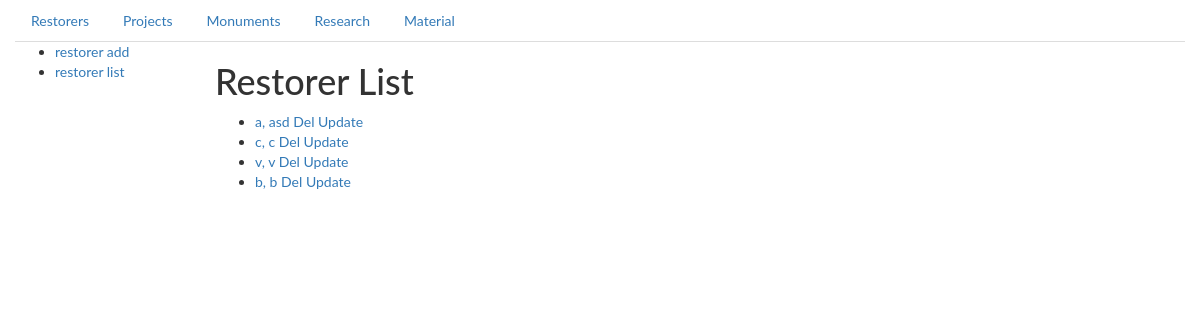
Before: /restorer/list with the older database file.
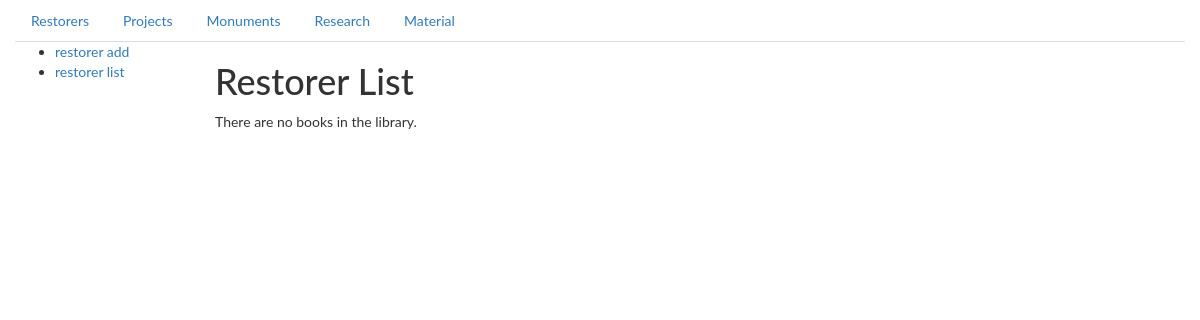
After: the same page with the newer database file.
### catalogWeb/models.py (models this page shows)
class Restorer(models.Model):
    first_name = models.CharField(max_length=45)
    last_name = models.CharField(max_length=45)
    description = models.CharField(max_length=200)
    def __str__(self):
        return '%s, %s' % (self.last_name, self.first_name)

### catalogWeb/views/restorer.py (the view)
# urls.py: url(r'restorer/list', views.RestorerListView.as_view(), name='restorerList'),
class RestorerListView(generic.ListView):
    model = Restorer
    template_name = 'catalogWeb/restorer/restorer_list.html'
    paginate_by = 4

### catalogWeb/templates/catalogWeb/restorer/restorer_list.html
{% extends "base_generic.html" %}
{% block sidebar %}
  <ul class="sidebar-nav">
    <li><a href="{% url 'restorerCreate' %}">restorer add</a></li>
    <li><a href="{% url 'restorerList' %}">restorer list</a></li>
  </ul>
{% endblock sidebar %}
{% block content %}
    <h1>Restorer List</h1>
    {% if restorer_list %}
    <ul>
      {% for restorer in restorer_list %}
      <li>
        <a href="{% url 'restorerDetail' restorer.id %}"> {{  restorer }}</a>
          <a href="{% url 'restorerDelete' restorer.id %}"> Del</a>
            <a href="{% url 'restorerUpdate' restorer.id %}"> Update</a>
      </li>
      {% endfor %}
    </ul>
    {% else %}
      <p>There are no books in the library.</p>
    {% endif %}
{% endblock %}

Changed rows visible on the page:
removed Restorer: last_name+first_name "a, asd"
removed Restorer: last_name+first_name "c, c"
removed Restorer: last_name+first_name "v, v"
removed Restorer: last_name+first_name "b, b"
Other visible differences:
text now shown: "There are no books in the library."
